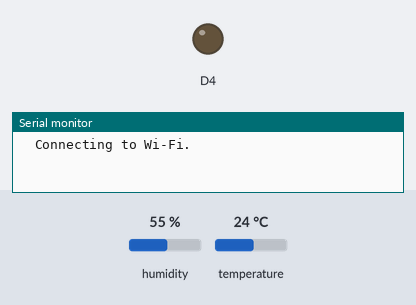
Bench run of a program on a simulated ESP8266 (Wemos D1 mini). Shown: output pins drawn as LEDs (lit = HIGH, except the on-board LED, lit = LOW), the last lines printed to the serial monitor. The test bench sets the inputs (shaded band); at power-on: humidity 55 %, temperature 24 °C. WiFi joins after 1.5 s; servers stay silent unless stated; network time is answered at once with the bench clock; the local clock reads 2024-03-15 10:24:30 at power-on unless the program sets it. At 1.9 s the program puts the board to deep sleep or switches it off; the recording ends there.

Above: at 0.1 s.
At 1.73 s:
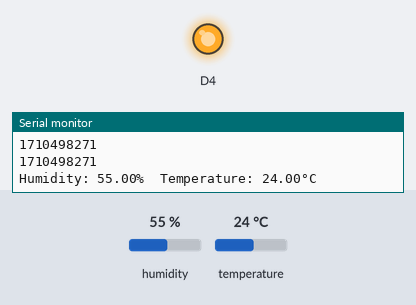
Timing chart, 0 to 1.9 s (numbered marks = the images above):
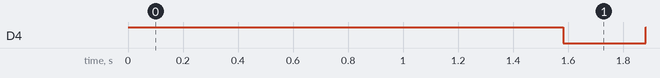

The program:

main.cpp
```cpp
#include <Arduino.h>
#include "FirebaseESP8266.h"
#include <ESP8266WiFi.h>
#include <DHT.h>
#include <Adafruit_Sensor.h>
#include <NTPClient.h>
#include <WiFiUdp.h>
#include <ctime>

#define FIREBASE_HOST " - "  //Change to your Firebase RTDB project ID e.g. Your_Project_ID.firebaseio.com
#define FIREBASE_AUTH " - " //Change to your Firebase RTDB secret password
#define WIFI_SSID " - "
#define WIFI_PASSWORD " - "
#define MEASURES "measures"
#define dht_pin D3
#define dht_type DHT11

long read_tick, send_tick, epoch;
const long offset = 0;

FirebaseData firebaseData;
FirebaseJson json;
DHT dht(dht_pin, dht_type);
WiFiUDP ntpUDP;
NTPClient timeClient(ntpUDP, "0.id.pool.ntp.org", offset);
String tick;

void printResult(FirebaseData &data);

void setup(){
  Serial.begin(9600);
  pinMode(BUILTIN_LED, OUTPUT);
  pinMode(D0, WAKEUP_PULLUP);
  digitalWrite(BUILTIN_LED, HIGH);
  dht.begin();

  WiFi.begin(WIFI_SSID, WIFI_PASSWORD);
  Serial.print("  Connecting to Wi-Fi");

  while (WiFi.status() != WL_CONNECTED){
    Serial.print(".");
    delay(300);
  }

  Serial.println();
  Serial.print("Connected with IP: ");
  Serial.println(WiFi.localIP());
  Serial.println();

  Firebase.begin(FIREBASE_HOST, FIREBASE_AUTH);
  Firebase.reconnectWiFi(true);

  //Set database read timeout to 1 minute (max 15 minutes)
  Firebase.setReadTimeout(firebaseData, 1000 * 60);
  //tiny, small, medium, large and unlimited.
  //Size and its write timeout e.g. tiny (1s), small (10s), medium (30s) and large (60s).
  Firebase.setwriteSizeLimit(firebaseData, "tiny");

  timeClient.begin();
  timeClient.update();

  epoch = timeClient.getEpochTime();
  while(epoch <= 1500000000){
    timeClient.update();
    epoch = timeClient.getEpochTime();
    Serial.print(".");
    delay(300);
  }
  tick = String(epoch);
  //read_tick = timeClient.getEpochTime();
  //Serial.println(ctime(&read_tick));


  Serial.println("------------------------------------");

  float h = dht.readHumidity();
  float t = dht.readTemperature();

  if (isnan(h) || isnan(t)){
    Serial.println(F("Failed to read from DHT sensor!"));
      return;
  }

  Serial.println(epoch);
  Serial.println(tick);
  Serial.print(F("Humidity: "));
  Serial.print(h);
  Serial.print(F("%  Temperature: "));
  Serial.print(t);
  Serial.println(F("°C "));

  // Compute heat index in Celsius (isFahreheit = false)
  //float hic = dht.computeHeatIndex(t, h, false);

  digitalWrite(BUILTIN_LED, LOW);
  //Firebase.setFloat(firebaseData, "Post-1/" + tick + "/epoch", epoch);
  Firebase.setFloat(firebaseData, "Post-1/" + tick + "/temperature", t);
  Firebase.setFloat(firebaseData, "Post-1/" + tick + "/humidity", h);
  digitalWrite(BUILTIN_LED, HIGH);

  ESP.deepSleep(595*1e06);
}

void loop(){
}
```

Measured:
- by itself, D4: LOW → HIGH at 0.00 s, → LOW 1.6 s later, → HIGH 0.30 s later
